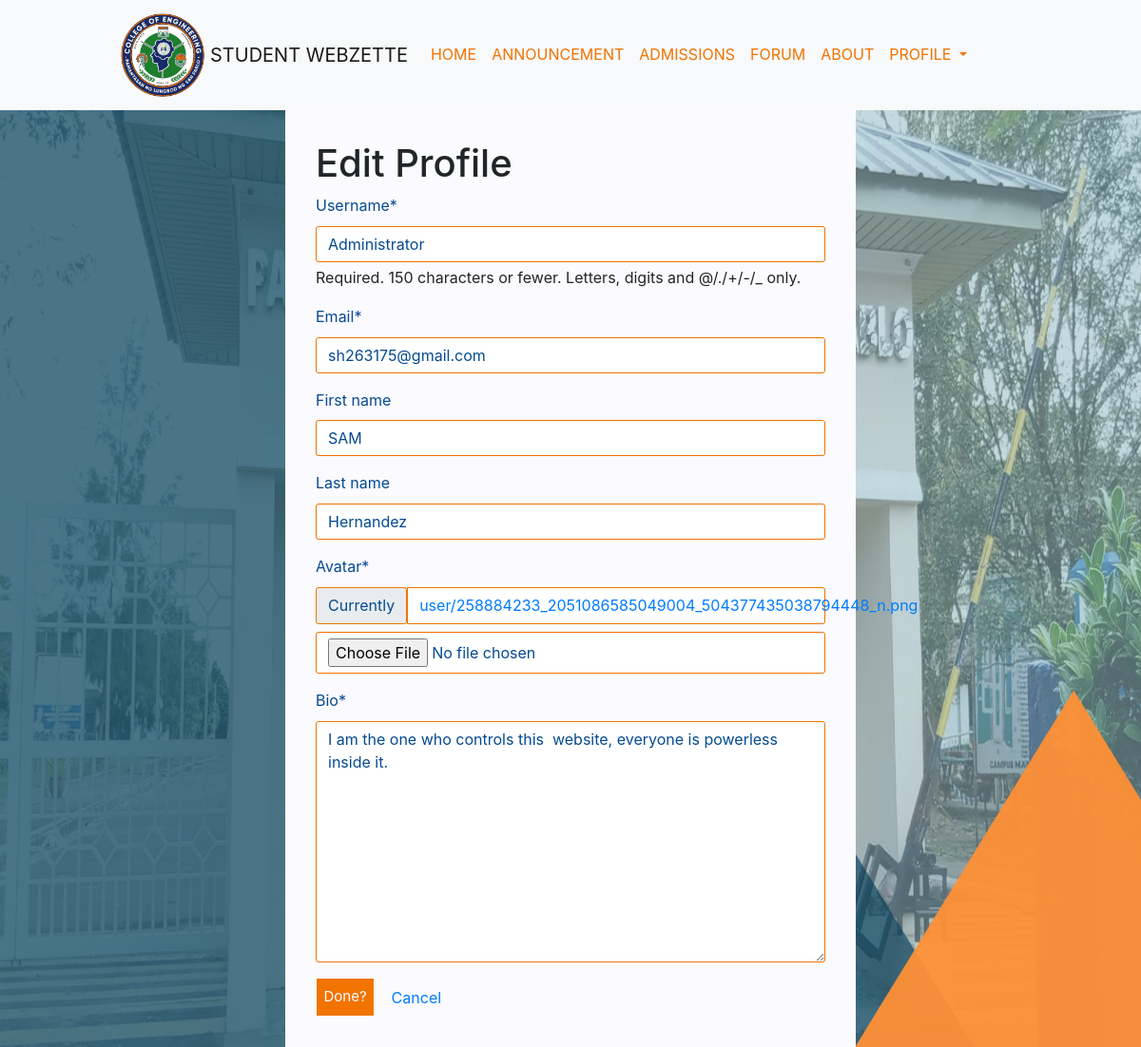
The page /update-user/ (signed in) on the database its author committed.
### base/models.py (models this page shows, shortened)
class User(AbstractUser):
    name = models.CharField(max_length=200, null = True)
    email = models.EmailField( unique= True, null=True)
    bio = models.TextField(null=True)
    student_number = models.CharField(max_length=10,null=True)
    avatar = models.ImageField(null = True, default="default-dp.jpg", upload_to="user/")
    USERNAME_FIELD = 'email'
    REQUIRED_FIELDS = []

### base/views.py (the view)
# urls.py: path('update-user/', views.updateUser, name = "update-user"),
@login_required(login_url = 'login')
def updateUser(request):
    user = request.user
    form = UserForm(instance = user)
    if request.method == 'POST':
        form = UserForm(request.POST, request.FILES, instance=user)
        if form.is_valid():
            form.save()
            return redirect('user-profile', pk=user.id)
    return render(request, 'base/edit-profile.html', {'form' : form})

### base/forms.py
class UserForm(ModelForm):
    class Meta:
        model = User
        fields = ['username', 'email', 'first_name', 'last_name', 'avatar', 'bio']

### base/templates/base/edit-profile.html (shortened to what this page needs)
{% extends 'main.html' %}
{% load crispy_forms_tags %}
{%block content%}
<div class="overall-edit-profile">
    <div class="edit-profile-header">
        <h1 class="eow">Edit Profile</h1>
    </div>
    <div class="form-group-all">
        <form class="form" action="" method="POST" enctype="multipart/form-data">
            {% for field in form %}
            <div class="form-group">
                {{field|as_crispy_field}}
            </div>
            {% endfor%}
            <button class="button-5 btn5" type="submit"><span class="text">Done?</span>
                                <span>Update</span></button>
            <a href="{%url 'home'%}" class="btn">Cancel</a>
        </form>
    </div>
</div>
{%endblock%}

### static/styles/main.css (style rules this page uses)
html { scroll-behavior: smooth; }
:root { --lm-light-color: #fbfafe; --lm-dark-color: #054a91; --lm-accent-color: #f17300; --ff-body: 'Roboto Slab', serif; --ff-title: 'Roboto Condensed', sans-serif; --ff-subtitle: 'Poppins', sans-serif; --fs-body: 1em; --fs-title: 2em; --fs-subtitle-1: 1.25em; --fs-subtitle-2: 1.1em; --fs-subtitle-3: 1em; --fs-subtitle-4: 0.95em; }
* { box-sizing: border-box; line-height: 1.6; padding: 0; margin: 0; }
.main-body { background-image: url('../images/bg-main.png'); background-repeat: no-repeat; background-attachment: fixed; background-size: 100% 100%; }

### static/styles/forum.css (style rules this page uses)
:root { --lm-light-color: #fbfafe; --lm-dark-color: #054a91; --lm-accent-color: #f17300; --ff-body: 'Roboto Slab', serif; --ff-title: 'Roboto Condensed', sans-serif; --ff-subtitle: 'Poppins', sans-serif; --fs-body: 2em; --fs-title: 3em; --fs-subtitle-1: 1.25em; --fs-subtitle-2: 2em; --fs-subtitle-3: 1.5em; --fs-subtitle-4: 1.1em; --fs-very-small: 0.9em }
* { box-sizing: border-box; margin: 0; padding: 0; }
::placeholder { color: white; }
.button-5 { position: relative; overflow: hidden; border: 1px solid white; color: white; display: inline-block; font-size: 15px; line-height: 15px; padding: 18px 18px 17px; text-decoration: none; cursor: pointer; background: var(--lm-accent-color); user-select: none; -webkit-user-select: none; touch-action: manipulation; }
.button-5 span:first-child { position: relative; transition: color 600ms cubic-bezier(0.48, 0, 0.12, 1); z-index: 10; }
.button-5:after { content: ""; position: absolute; bottom: -50%; left: 0; width: 100%; height: 100%; background-color: var(--lm-dark-color); transform-origin: bottom center; transition: transform 600ms cubic-bezier(0.48, 0, 0.12, 1); transform: skewY(9.3deg) scaleY(0); z-index: 50; }

### static/styles/forum-navbar.css (style rules this page uses)
html { scroll-behavior: smooth; }
:root { --lm-light-color: #fbfafe; --lm-dark-color: #054a91; --lm-accent-color: #f17300; --ff-body: 'Roboto Slab', serif; --ff-title: 'Roboto Condensed', sans-serif; --ff-subtitle: 'Poppins', sans-serif; --fs-body: 2em; --fs-title: 3em; --fs-subtitle-1: 1.25em; --fs-subtitle-2: 2em; --fs-subtitle-3: 1.5em; --fs-subtitle-4: 1.1em; --fs-very-small: 0.9em }
* { box-sizing: border-box; padding: 0; margin: 0; }

### static/styles/announcement.css (style rules this page uses)
html { scroll-behavior: smooth; }
:root { --lm-light-color: #fbfafe; --lm-dark-color: #054a91; --lm-accent-color: #f17300; --ff-body: 'Roboto Slab', serif; --ff-title: 'Roboto Condensed', sans-serif; --ff-subtitle: 'Poppins', sans-serif; --fs-body: 2em; --fs-title: 3em; --fs-subtitle-1: 1.25em; --fs-subtitle-2: 2em; --fs-subtitle-3: 1em; --fs-subtitle-4: 1.1em; }
* { box-sizing: border-box; line-height: 1.6; padding: 0; margin: 0; }

### static/styles/admissions.css (style rules this page uses)
html { scroll-behavior: smooth; }
:root { --lm-light-color: #fbfafe; --lm-dark-color: #054a91; --lm-accent-color: #f17300; --ff-body: 'Roboto Slab', serif; --ff-title: 'Roboto Condensed', sans-serif; --ff-subtitle: 'Poppins', sans-serif; --fs-body: 2em; --fs-title: 3em; --fs-subtitle-1: 1.25em; --fs-subtitle-2: 2em; --fs-subtitle-3: 1.5em; --fs-subtitle-4: 1.1em; --fs-very-small: 0.9em }
* { box-sizing: border-box; line-height: 1.6; padding: 0; margin: 0; }

### static/styles/about.css (style rules this page uses)
html { scroll-behavior: smooth; }
:root { --lm-light-color: #fbfafe; --lm-dark-color: #054a91; --lm-accent-color: #f17300; --ff-body: 'Roboto Slab', serif; --ff-title: 'Roboto Condensed', sans-serif; --ff-subtitle: 'Poppins', sans-serif; --fs-body: 2em; --fs-title: 3em; --fs-subtitle-1: 1.25em; --fs-subtitle-2: 2em; --fs-subtitle-3: 1.5em; --fs-subtitle-4: 1.1em; --fs-very-small: 0.9em }
* { box-sizing: border-box; line-height: 1.6; padding: 0; margin: 0; }

### static/styles/footer.css (style rules this page uses)
:root { --lm-light-color: #fbfafe; --lm-dark-color: #054a91; --lm-accent-color: #f17300; --ff-body: 'Roboto Slab', serif; --ff-title: 'Roboto Condensed', sans-serif; --ff-subtitle: 'Poppins', sans-serif; --fs-body: 2em; --fs-title: 3em; --fs-subtitle-1: 1.25em; --fs-subtitle-2: 2em; --fs-subtitle-3: 1.5em; --fs-subtitle-4: 1.1em; --fs-very-small: 0.9em }

### static/styles/general-design.css (style rules this page uses)
:root { --lm-light-color: #fbfafe; --lm-dark-color: #054a91; --lm-accent-color: #f17300; --ff-body: 'Roboto Slab', serif; --ff-title: 'Roboto Condensed', sans-serif; --ff-subtitle: 'Poppins', sans-serif; --fs-body: 2em; --fs-title: 3em; --fs-subtitle-1: 1.25em; --fs-subtitle-2: 2em; --fs-subtitle-3: 1.5em; --fs-subtitle-4: 1.1em; --fs-very-small: 0.9em }
* { box-sizing: border-box; margin: 0; padding: 0; }

### rows shown on the page
User: form "Administrator" "sh263175@gmail.com" "SAM" "Hernandez" "I am the one who controls this website, everyone is powerless inside it."
